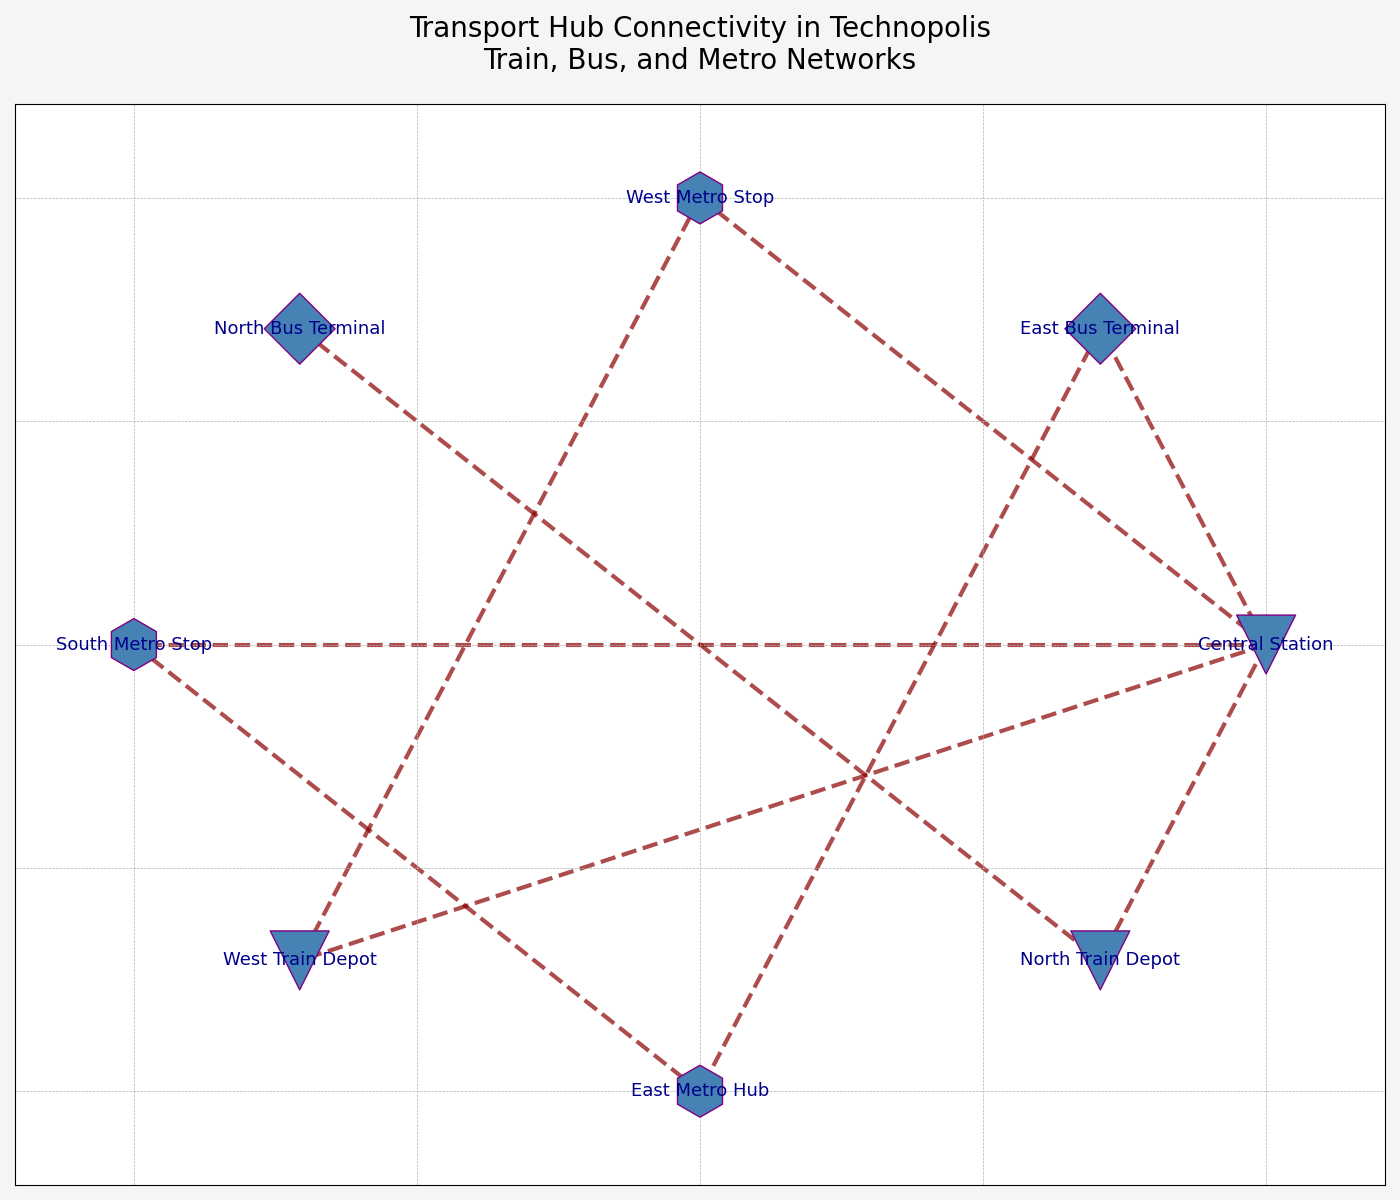

Python code for this plot:
import matplotlib.pyplot as plt
import networkx as nx

hubs = {
    'Central Station': 'train',
    'East Bus Terminal': 'bus',
    'West Metro Stop': 'metro',
    'North Bus Terminal': 'bus',
    'South Metro Stop': 'metro',
    'West Train Depot': 'train',
    'East Metro Hub': 'metro',
    'North Train Depot': 'train',
}

connections = [
    ('Central Station', 'East Bus Terminal'),
    ('Central Station', 'West Metro Stop'),
    ('East Bus Terminal', 'East Metro Hub'),
    ('West Metro Stop', 'West Train Depot'),
    ('North Bus Terminal', 'North Train Depot'),
    ('South Metro Stop', 'Central Station'),
    ('West Train Depot', 'Central Station'),
    ('East Metro Hub', 'South Metro Stop'),
    ('North Train Depot', 'Central Station'),
]

G = nx.Graph()
G.add_nodes_from(hubs)
G.add_edges_from(connections)

pos = nx.circular_layout(G)

node_color = 'steelblue'  # Single consistent color
node_shapes = {'train': 'v', 'bus': 'D', 'metro': 'h'}
node_sizes = {'train': 1800, 'bus': 1300, 'metro': 1400}

node_shape_map = {node: node_shapes[hubs[node]] for node in G.nodes()}

fig, ax = plt.subplots(figsize=(14, 12))
fig.patch.set_facecolor('whitesmoke')

# Draw nodes with the single consistent color, maintaining shapes and sizes
for shape in set(node_shapes.values()):
    nx.draw_networkx_nodes(
        G, pos, ax=ax,
        node_size=[node_sizes[hubs[node]] for node in G.nodes() if node_shape_map[node] == shape],
        node_color=node_color,  # Use consistent color
        nodelist=[node for node in G.nodes() if node_shape_map[node] == shape],
        node_shape=shape,
        edgecolors='purple'
    )

nx.draw_networkx_edges(G, pos, width=3.0, alpha=0.7, edge_color='darkred', style='dashed')

nx.draw_networkx_labels(G, pos, font_size=13, font_weight='normal', font_color='darkblue')

ax.set_title(
    'Transport Hub Connectivity in Technopolis\nTrain, Bus, and Metro Networks',
    fontsize=20, fontweight='normal', ha='center', pad=25
)

ax.grid(visible=True, linestyle='--', linewidth=0.5)

# Legend removed, since nodes share the same color now

plt.tight_layout()
plt.show()
